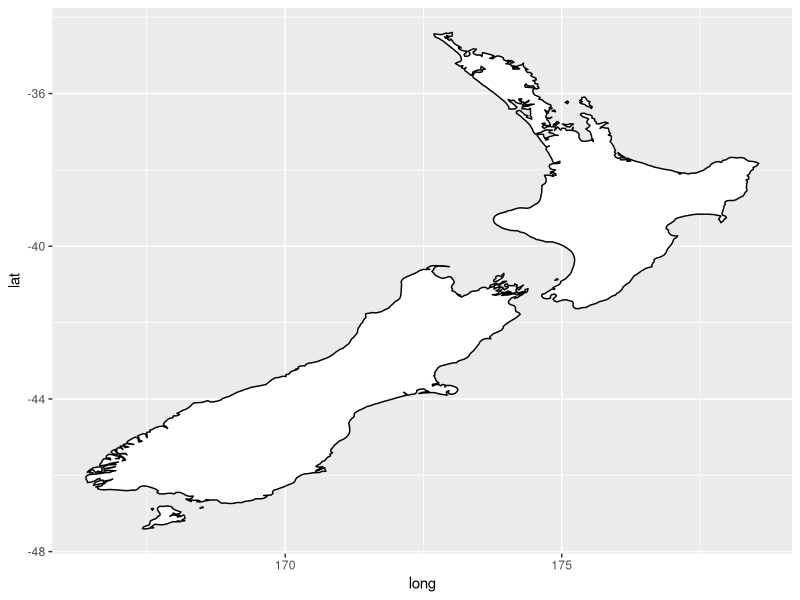
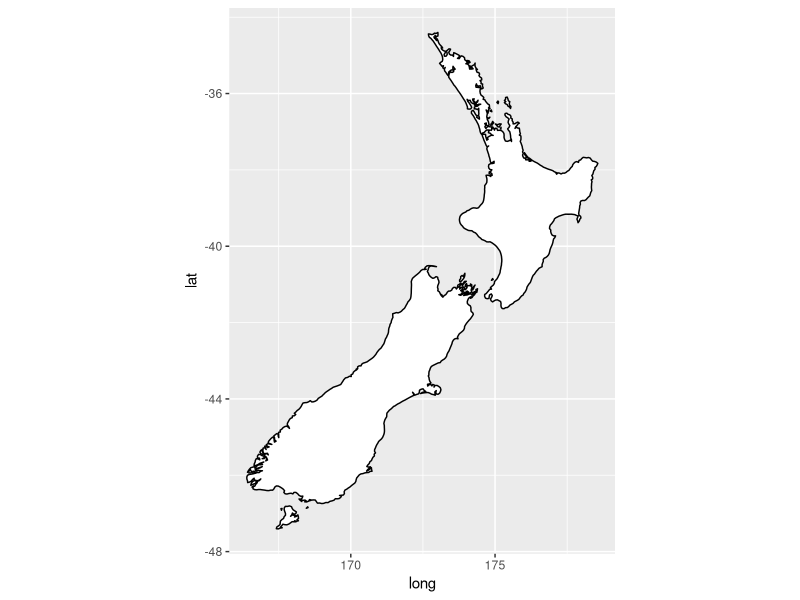
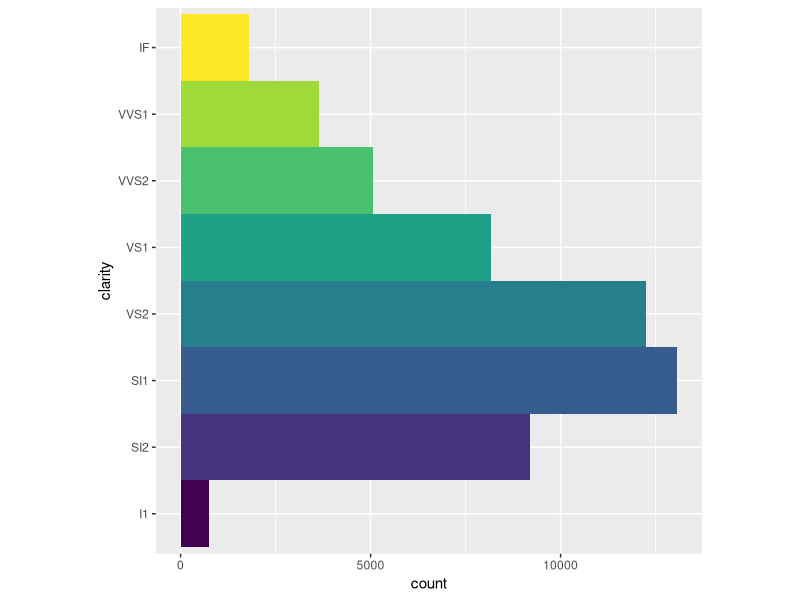
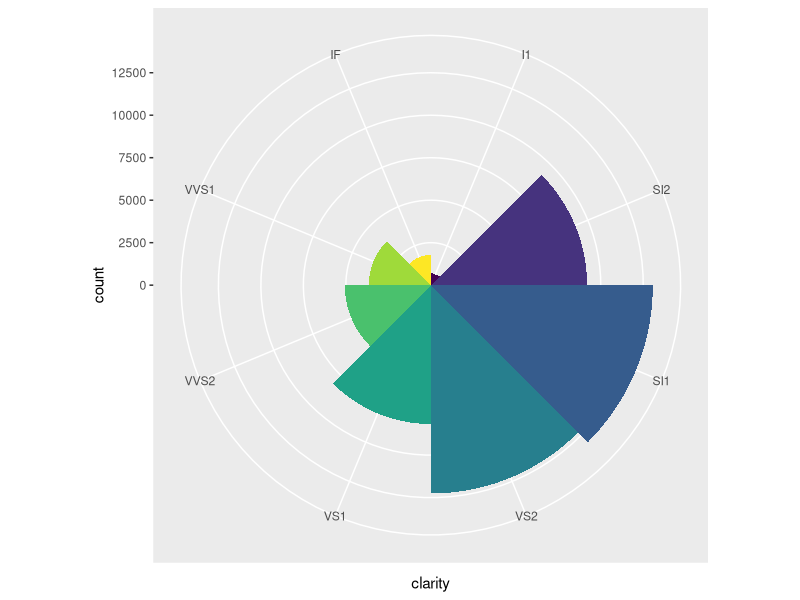
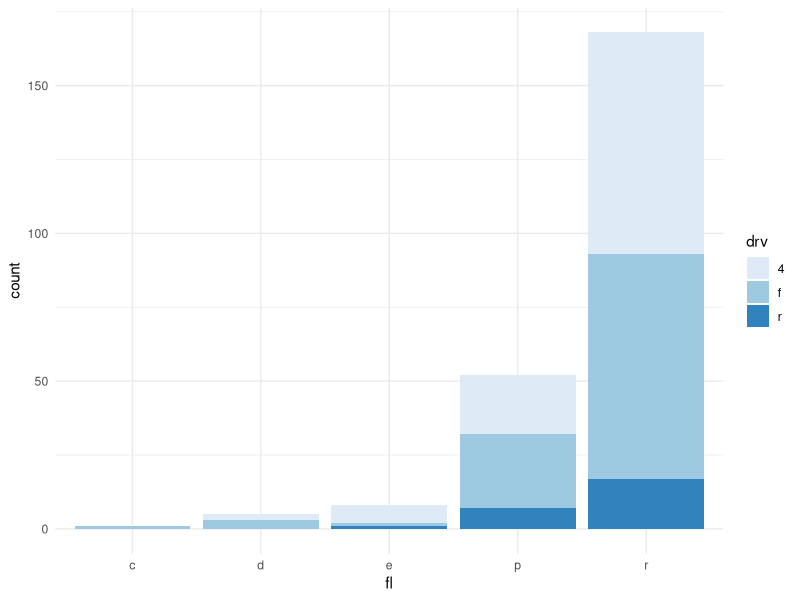

R code for these plots, in order:
library(tidyverse)
map_data("nz")
nz <- map_data("nz")

nz |> 
  ggplot(aes(x = long, y = lat, group = group)) +
  geom_polygon(fill = "white", color = "black")

nz |> 
  ggplot(aes(x = long, y = lat, group = group)) +
  geom_polygon(fill = "white", color = "black") +
  coord_quickmap()

bar <- ggplot(data = diamonds) +
  geom_bar(
    mapping = aes(x = clarity, fill = clarity),
    show.legend = FALSE,
    width = 1
  ) +
  theme(aspect.ratio = 1)

bar + coord_flip()
bar + coord_polar()

mpg <- mpg

mpg |> 
  ggplot(aes(x = fl, fill = drv)) +
  geom_bar(position = "stack") + 
  scale_fill_brewer(palette = "Blues") +
  theme_minimal(
    
  )

  